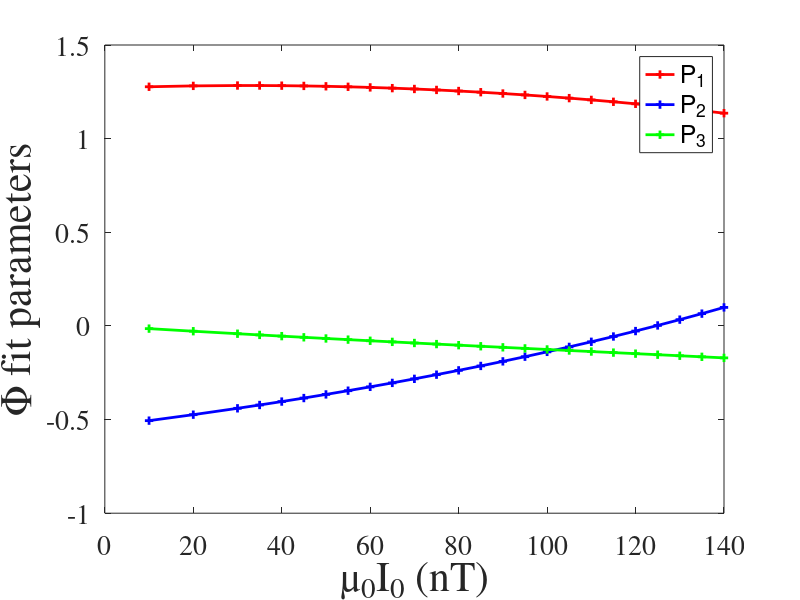
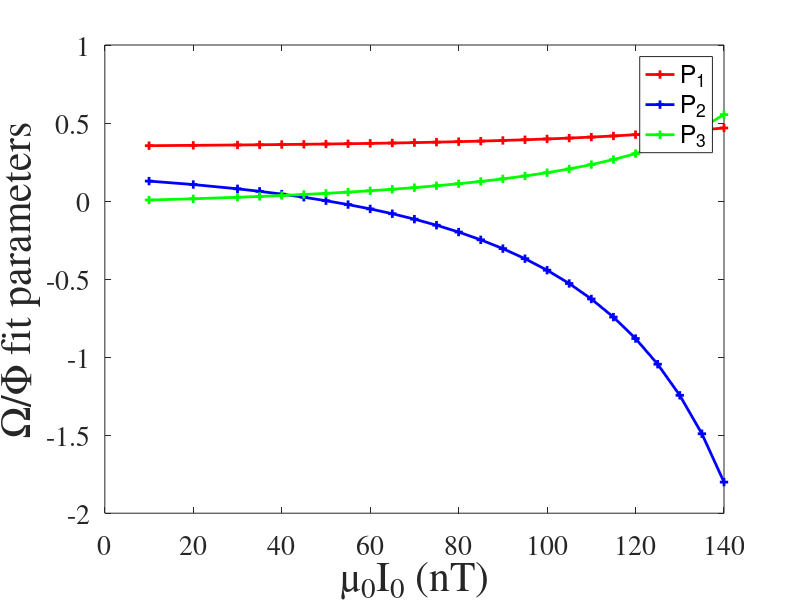

The MATLAB source for these figures, in order:
clear all
clc

%%

I=[10 20 30 35 40 45 50 55 60 65 70 75 80 85 90 95 100 105 110 115 120 125 130 135 140];
coefphi4=[1.276980,-0.505794,-0.014450;
    1.281685,-0.473918,-0.028259;
    1.283620,-0.439978,-0.041604;
    1.283569,-0.422228,-0.048112;
    1.282851,-0.403954,-0.054514;
    1.281484,-0.385130,-0.060824;
    1.279481,-0.365772,-0.067043;
    1.276843,-0.345835,-0.073182;
    1.273579,-0.325338,-0.079243;
    1.269693,-0.304260,-0.085229;
    1.265187,-0.282587,-0.091149;
    1.260065,-0.260286,-0.097008;
    1.254317,-0.237326,-0.102814;
    1.247953,-0.213697,-0.108573;
    1.240976,-0.189360,-0.114294;
    1.233384,-0.164325,-0.119977;
    1.225173,-0.138552,-0.125632;
    1.216348,-0.112030,-0.131263;
    1.206873,-0.084697,-0.136874;
    1.196752,-0.056516,-0.142477;
    1.185975,-0.027454,-0.148075;
    1.174533,+0.002534,-0.153679;
    1.162387,+0.033545,-0.159301;
    1.149527,+0.065617,-0.164946;
    1.135909,+0.098873,-0.170633];


coefOm4=[0.354815,+0.128006,+0.006670;
    0.357011,+0.105883,+0.014657;
    0.359422,+0.078493,+0.024213;
    0.360746,+0.062377,+0.029686;
    0.362204,+0.044465,+0.035668;
    0.363814,+0.024566,+0.042210;
    0.365544,+0.002315,+0.049405;
    0.367453,-0.022476,+0.057305;
    0.369564,-0.050213,+0.066011;
    0.371904,-0.081107,+0.075588;
    0.374472,-0.115804,+0.086199;
    0.377395,-0.154695,+0.097943;
    0.380639,-0.198540,+0.111023;
    0.384260,-0.248263,+0.125671;
    0.388340,-0.304681,+0.142107;
    0.392817,-0.369141,+0.160695;
    0.397925,-0.442936,+0.181769;
    0.403558,-0.528171,+0.205892;
    0.409964,-0.627363,+0.233690;
    0.417199,-0.743461,+0.265973;
    0.425338,-0.880748,+0.303872;
    0.434430,-1.045211,+0.348958;
    0.444660,-1.244694,+0.403318;
    0.455953,-1.490920,+0.470084;
    0.468381,-1.800826,+0.553826];

figure
plot(I,coefphi4(:,1)','r+-','linewidth',2)
hold on
plot(I,coefphi4(:,2)','b+-','linewidth',2)
hold on
plot(I,coefphi4(:,3)','g+-','linewidth',2)
legend('P_1','P_2','P_3')
set(gca, 'FontSize', 20, 'fontName','Times');
xlabel('\mu_0I_0 (nT)','Fontsize',30)
ylabel('\Phi fit parameters','Fontsize',30)


figure
plot(I,coefOm4(:,1)','r+-','linewidth',2)
hold on
plot(I,coefOm4(:,2)','b+-','linewidth',2)
hold on
plot(I,coefOm4(:,3)','g+-','linewidth',2)
legend('P_1','P_2','P_3')
set(gca, 'FontSize', 20, 'fontName','Times');
xlabel('\mu_0I_0 (nT)','Fontsize',30)
ylabel('\Omega/\Phi fit parameters','Fontsize',30)


